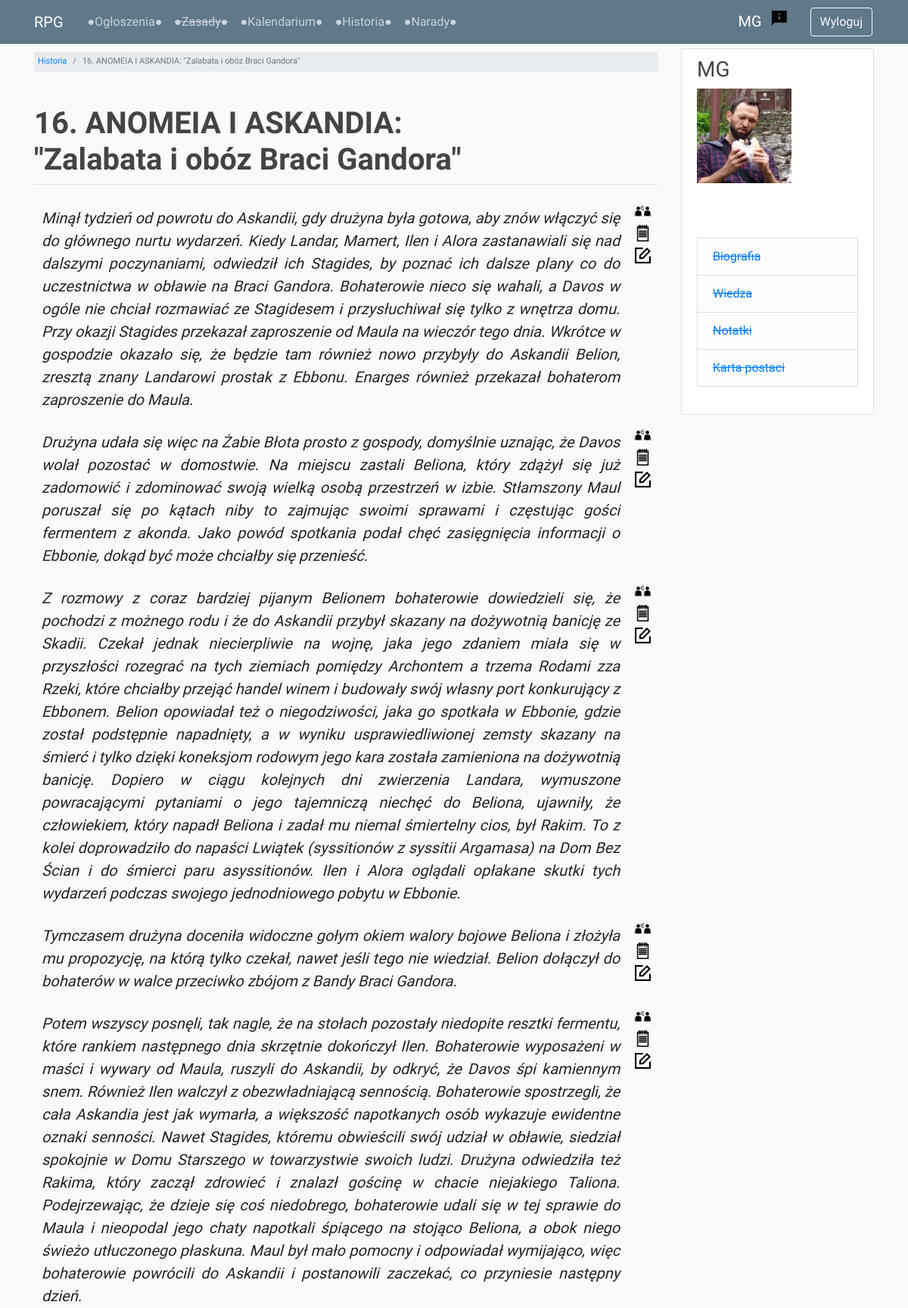
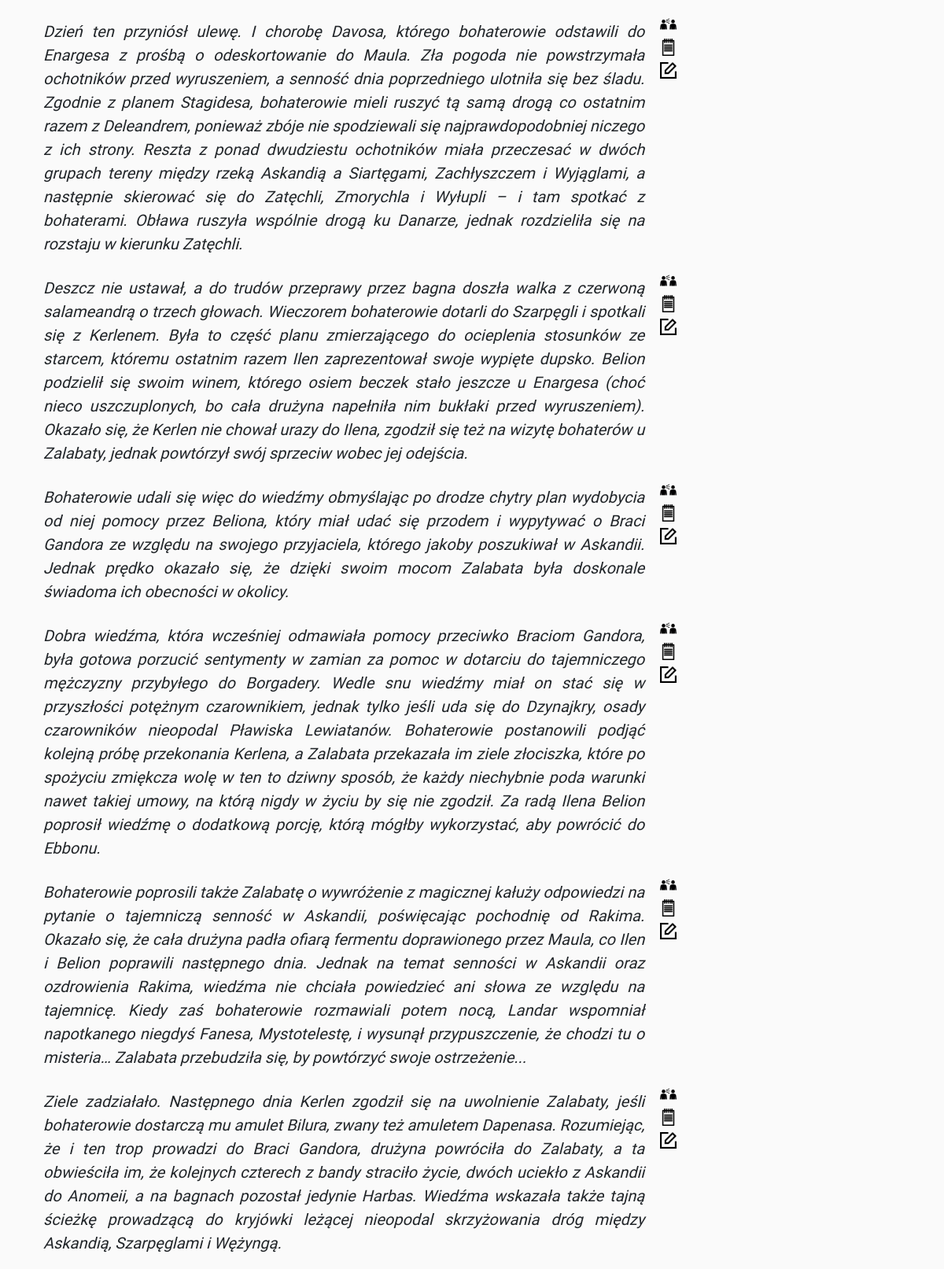
The app's page /timeline/chronicles_chapters/16/chapter/ (signed in, upper part) with its own data (2 pictures, top to bottom).
### users/models.py (models this page shows, shortened)
class Profile(models.Model):
    user = models.OneToOneField(User, on_delete=models.CASCADE)
    image = models.ImageField(default='profile_pics/default_profile.jpg', upload_to='profile_pics')
    character_name = models.CharField(max_length=50, default='')
    character_status = models.CharField(max_length=20, choices=STATUS, default='npc')
    class Meta:
        ordering = ['character_status', 'character_name']

### timeline/models.py (models this page shows, shortened)
class DescribedEvent(models.Model):
    game_no = models.ForeignKey(GameSession, related_name='described_events', blank=True, null=True, on_delete=models.CASCADE)
    event_no_in_game = models.PositiveSmallIntegerField(validators=[MinValueValidator(1)])
    description = models.TextField(max_length=4000)
    participants = models.ManyToManyField(Profile,
                                          related_name='described_events_participated',
                                          limit_choices_to=
                                          Q(character_status='active_player') |
                                          Q(character_status='inactive_player') |
                                          Q(character_status='dead_player'),
                                          blank=True)
    informed = models.ManyToManyField(Profile,
                                      related_name='described_events_informed',
                                      limit_choices_to=
                                      Q(character_status='active_player') |
                                      Q(character_status='inactive_player') |
                                      Q(character_status='dead_player'),
                                      blank=True)
    class Meta:
        ordering = ['game_no', 'event_no_in_game']

### timeline/views.py (the view)
# urls.py: path('chronicles_chapters/<int:game_no>/chapter/', chronicles_one_chapter_view, name='chronicles_one_chapter'),
@login_required
def chronicles_one_chapter_view(request, game_no):
    obj = get_object_or_404(GameSession, game_no=game_no)
    context = {
        'page_title': f'{obj.game_no}. {obj.title.split(": ", 1)[0]}:\n"{obj.title.split(": ", 1)[1]}"',
        'game': obj
    }
    return render(request, 'timeline/chronicles_one_chapter.html', context)

### forum/templatetags/custom_filters.py (called while the page is built)
@register.filter
def get_first_word(text):
    return text.split(' ', 1)[0]

### timeline/templates/timeline/chronicles_one_chapter.html (shortened to what this page needs)
{% extends 'base.html' %}
{% load custom_filters %}
{% load static %}
{% block breadcrumb %}
    <li class="breadcrumb-item"><a href="{% url 'chronicles_chapters' %}">Historia</a></li>
    <li class="breadcrumb-item active">{{ page_title }}</li>
{% endblock breadcrumb %}
{% block content %}
    <br>
    <table class="chronicles" id="chronicles" data-search="true" data-toggle="table">
        <colgroup>
            <col class="description">
            <col class="actions">
        </colgroup>
        <tbody>
            {% for event in game.described_events.all %}
                {% if event in request.user.profile.described_events_participated.all or event in request.user.profile.described_events_informed.all or request.user.profile.character_status == 'gm' %}
                    <tr>
                        <td class="chronicle-event">
                            <p>
                                {{ event.description|linebreaksbr }}
                            </p>
                        </td>
                        <td class="align-top">
                            <h6><a href="{% url 'described_event_add_informed' event.id %}"><img src="{% static 'img/inform.png' %}" class="small-img"></a></h6>
                            <h6><a href="{% url 'described_event_note' event.id %}"><img src="{% static 'img/note.png' %}" class="small-img"></a></h6>
                            {% if request.user.profile.character_status == 'gm' %}
                                <h6><a href="{% url 'edit_described_event' event.id %}"><img src="{% static 'img/edit.png' %}" class="small-img"></a></h6>
                            {% endif %}
                        </td>
                    </tr>
                {% endif %}
            {% endfor %}
        </tbody>
    </table>
    <br>
{% endblock content %}

### templates/navbar.html
{% load custom_filters %}
{% load static %}
<header class="site-header">
    <nav class="navbar navbar-expand-md navbar-dark bg-steel fixed-top">
        <div class="container">
            <small class="navbar-brand mr-4">RPG</small>
            <div class="collapse navbar-collapse" id="navbarToggle">
            <div class="navbar-nav mr-auto">
                <a class="nav-item nav-link" href="{% url 'news-list' %}">●Ogłoszenia●</a>
                <a class="nav-item nav-link" href="#"><strike>●Zasady●</strike></a>
                <a class="nav-item nav-link" href="{% url 'timeline' %}">●Kalendarium●</a>
                <a class="nav-item nav-link" href="{% url 'chronicles_chapters' %}">●Historia●</a>
                <a class="nav-item nav-link" href="{% url 'forum' %}">●Narady●</a>
            </div>
            <div class="navbar-nav">
                {% if user.is_authenticated %}
                    {% if user.profile.character_name != '' %}
                        <a class="navbar-brand mr-2" href="/users/profile">{{ user.profile.character_name|get_first_word }}</a>
                        <a href="{% url 'report' %}"><img src="{% static 'img/report.png' %}" class="report-img mr-4"></a>
                    {% else %}
                        <a class="navbar-brand mr-2" href="/users/profile">Uzupełnij profil</a>
                    {% endif %}
                    <a class="btn btn-outline-light btn-space" href="{% url 'logout' %}">Wyloguj</a>
                {% else %}
                    <a class="btn btn-outline-light btn-space" href="{% url 'register' %}">Nowa postać</a>
                {% endif %}
            </div>
          </div>
        </div>
    </nav>
</header>

### templates/sidebar.html
{% if user.is_authenticated %}
<div class="col-md-3">
    <div class="content-section">
        <h3>{{ user.profile.character_name }}</h3>
        <img class="account-img" src="{{ user.profile.image.url }}">
        <p class='text-muted'>
        <br>
        <ul class="list-group">
            <li class="list-group-item list-group-item-light"><a href="#"><strike>Biografia</strike></a></li>
            <li class="list-group-item list-group-item-light"><a href="#"><strike>Wiedza</strike></a></li>
            <li class="list-group-item list-group-item-light"><a href="#"><strike>Notatki</strike></a></li>
            <li class="list-group-item list-group-item-light"><a href="#"><strike>Karta postaci</strike></a></li>
        </ul>
        </p>
    </div>
</div>
{% endif %}

### static/css/main.css (style rules this page uses)
body { background: #fafafa; margin-top: 4rem; }
h1, h2, h3, h4, h5, h6 { color: #444444; }
.bg-steel { background-color: #5f788a; }
.site-header .navbar-nav .nav-link { color: #cbd5db; }
.content-section { background: #ffffff; padding: 10px 20px; border: 1px solid #dddddd; border-radius: 3px; margin-bottom: 20px; }
.account-img { height: 125px; width: 125px; margin-right: 20px; margin-bottom: 16px; }
* { font-family: 'IM Fell Great Primer', serif; }
.btn-space { margin: 2px; }
.posts-and-news td, p { font-size: 20px; font-style: italic; vertical-align: top; padding: 5px; text-align: justify; }
.report-img { display: block; height: auto; margin-left: auto; margin-right: auto; padding: 3px; text-align: center; }
small { color: #888; }
.chronicles .description { width: %; }
.chronicles .actions { width: %; }
.small-img { display: block; height: auto; margin-left: auto; margin-right: auto; text-align: center; }
.chronicles .small-img { width: 70%; padding: 0px 0px 0px 0px; }
.chronicles td { margin: 0px; padding: 0px 5px; }
#chronicles td { border-style: none; font-size: 2px; }
td img { display: block; }

### records on screen
DescribedEvent: description "Minął tydzień od powrotu do Askandii, gdy drużyna była gotowa, aby znów włączyć się do głównego nurtu wydarzeń. Kiedy Landar, Mamert, Ilen i Alora zastanawiali się nad dalszymi poczynaniami, odwiedził ich Stagides, by poznać ich dalsze plany co do uczestnictwa w obławie na Braci Gandora. Bohaterowie nieco się wahali, a Davos w ogóle nie chciał rozmawiać ze Stagidesem i przysłuchiwał się tylko z wnętrza domu. Przy okazji Stagides przekazał zaproszenie od Maula na wieczór tego dnia. Wkrótce w gospodzie okazało się, że będzie tam również nowo przybyły do Askandii Belion, zresztą znany Landarowi prostak z Ebbonu. Enarges również przekazał bohaterom zaproszenie do Maula."
DescribedEvent: description "Drużyna udała się więc na Żabie Błota prosto z gospody, domyślnie uznając, że Davos wolał pozostać w domostwie. Na miejscu zastali Beliona, który zdążył się już zadomowić i zdominować swoją wielką osobą przestrzeń w izbie. Stłamszony Maul poruszał się po kątach niby to zajmując swoimi sprawami i częstując gości fermentem z akonda. Jako powód spotkania podał chęć zasięgnięcia informacji o Ebbonie, dokąd być może chciałby się przenieść."
DescribedEvent: description "Z rozmowy z coraz bardziej pijanym Belionem bohaterowie dowiedzieli się, że pochodzi z możnego rodu i że do Askandii przybył skazany na dożywotnią banicję ze Skadii. Czekał jednak niecierpliwie na wojnę, jaka jego zdaniem miała się w przyszłości rozegrać na tych ziemiach pomiędzy Archontem a trzema Rodami zza Rzeki, które chciałby przejąć handel winem i budowały swój własny port konkurujący z Ebbonem. Belion opowiadał też o niegodziwości, jaka go spotkała w Ebbonie, gdzie został podstępnie napadnięty, a w wyniku usprawiedliwionej zemsty skazany na śmierć i tylko dzięki koneksjom rodowym jego kara została zamieniona na dożywotnią banicję. Dopiero w ciągu kolejnych dni zwierzenia Landara,…"
DescribedEvent: description "Tymczasem drużyna doceniła widoczne gołym okiem walory bojowe Beliona i złożyła mu propozycję, na którą tylko czekał, nawet jeśli tego nie wiedział. Belion dołączył do bohaterów w walce przeciwko zbójom z Bandy Braci Gandora."
DescribedEvent: description "Potem wszyscy posnęli, tak nagle, że na stołach pozostały niedopite resztki fermentu, które rankiem następnego dnia skrzętnie dokończył Ilen. Bohaterowie wyposażeni w maści i wywary od Maula, ruszyli do Askandii, by odkryć, że Davos śpi kamiennym snem. Również Ilen walczył z obezwładniającą sennością. Bohaterowie spostrzegli, że cała Askandia jest jak wymarła, a większość napotkanych osób wykazuje ewidentne oznaki senności. Nawet Stagides, któremu obwieścili swój udział w obławie, siedział spokojnie w Domu Starszego w towarzystwie swoich ludzi. Drużyna odwiedziła też Rakima, który zaczął zdrowieć i znalazł gościnę w chacie niejakiego Taliona. Podejrzewając, że dzieje się coś niedobrego,…"
DescribedEvent: description "Dzień ten przyniósł ulewę. I chorobę Davosa, którego bohaterowie odstawili do Enargesa z prośbą o odeskortowanie do Maula. Zła pogoda nie powstrzymała ochotników przed wyruszeniem, a senność dnia poprzedniego ulotniła się bez śladu. Zgodnie z planem Stagidesa, bohaterowie mieli ruszyć tą samą drogą co ostatnim razem z Deleandrem, ponieważ zbóje nie spodziewali się najprawdopodobniej niczego z ich strony. Reszta z ponad dwudziestu ochotników miała przeczesać w dwóch grupach tereny między rzeką Askandią a Siartęgami, Zachłyszczem i Wyjąglami, a następnie skierować się do Zatęchli, Zmorychla i Wyłupli – i tam spotkać z bohaterami. Obława ruszyła wspólnie drogą ku Danarze, jednak rozdzieliła…"
DescribedEvent: description "Deszcz nie ustawał, a do trudów przeprawy przez bagna doszła walka z czerwoną salameandrą o trzech głowach. Wieczorem bohaterowie dotarli do Szarpęgli i spotkali się z Kerlenem. Była to część planu zmierzającego do ocieplenia stosunków ze starcem, któremu ostatnim razem Ilen zaprezentował swoje wypięte dupsko. Belion podzielił się swoim winem, którego osiem beczek stało jeszcze u Enargesa (choć nieco uszczuplonych, bo cała drużyna napełniła nim bukłaki przed wyruszeniem). Okazało się, że Kerlen nie chował urazy do Ilena, zgodził się też na wizytę bohaterów u Zalabaty, jednak powtórzył swój sprzeciw wobec jej odejścia."
DescribedEvent: description "Bohaterowie udali się więc do wiedźmy obmyślając po drodze chytry plan wydobycia od niej pomocy przez Beliona, który miał udać się przodem i wypytywać o Braci Gandora ze względu na swojego przyjaciela, którego jakoby poszukiwał w Askandii. Jednak prędko okazało się, że dzięki swoim mocom Zalabata była doskonale świadoma ich obecności w okolicy."
DescribedEvent: description "Dobra wiedźma, która wcześniej odmawiała pomocy przeciwko Braciom Gandora, była gotowa porzucić sentymenty w zamian za pomoc w dotarciu do tajemniczego mężczyzny przybyłego do Borgadery. Wedle snu wiedźmy miał on stać się w przyszłości potężnym czarownikiem, jednak tylko jeśli uda się do Dzynajkry, osady czarowników nieopodal Pławiska Lewiatanów. Bohaterowie postanowili podjąć kolejną próbę przekonania Kerlena, a Zalabata przekazała im ziele złociszka, które po spożyciu zmiękcza wolę w ten to dziwny sposób, że każdy niechybnie poda warunki nawet takiej umowy, na którą nigdy w życiu by się nie zgodził. Za radą Ilena Belion poprosił wiedźmę o dodatkową porcję, którą mógłby wykorzystać, aby…"
DescribedEvent: description "Bohaterowie poprosili także Zalabatę o wywróżenie z magicznej kałuży odpowiedzi na pytanie o tajemniczą senność w Askandii, poświęcając pochodnię od Rakima. Okazało się, że cała drużyna padła ofiarą fermentu doprawionego przez Maula, co Ilen i Belion poprawili następnego dnia. Jednak na temat senności w Askandii oraz ozdrowienia Rakima, wiedźma nie chciała powiedzieć ani słowa ze względu na tajemnicę. Kiedy zaś bohaterowie rozmawiali potem nocą, Landar wspomniał napotkanego niegdyś Fanesa, Mystotelestę, i wysunął przypuszczenie, że chodzi tu o misteria… Zalabata przebudziła się, by powtórzyć swoje ostrzeżenie..."
DescribedEvent: description "Ziele zadziałało. Następnego dnia Kerlen zgodził się na uwolnienie Zalabaty, jeśli bohaterowie dostarczą mu amulet Bilura, zwany też amuletem Dapenasa. Rozumiejąc, że i ten trop prowadzi do Braci Gandora, drużyna powróciła do Zalabaty, a ta obwieściła im, że kolejnych czterech z bandy straciło życie, dwóch uciekło z Askandii do Anomeii, a na bagnach pozostał jedynie Harbas. Wiedźma wskazała także tajną ścieżkę prowadzącą do kryjówki leżącej nieopodal skrzyżowania dróg między Askandią, Szarpęglami i Wężyngą."

### other values on screen
{{ user.profile.character_name|get_first_word }} "MG"
{{ page_title }} "16. ANOMEIA I ASKANDIA: \"Zalabata i obóz Braci Gandora\""
{{ page_title|linebreaksbr }} "16. ANOMEIA I ASKANDIA: \"Zalabata i obóz Braci Gandora\""
{{ user.profile.character_name }} "MG"
